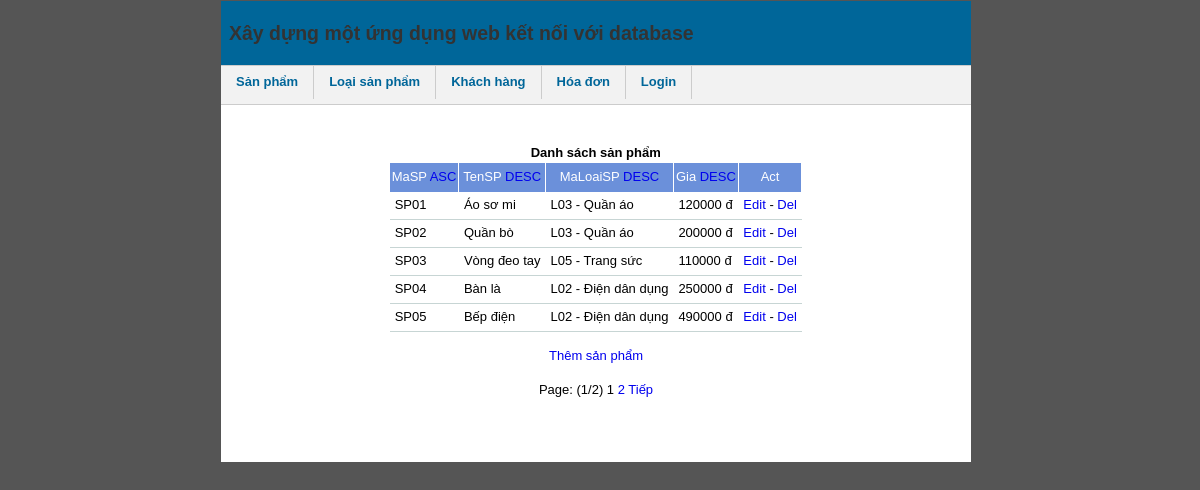
The page / on the database its author committed.
### tables this page shows
CREATE TABLE IF NOT EXISTS `sanpham` (
  `MaSP` varchar(10) NOT NULL,
  `TenSP` varchar(50) NOT NULL,
  `MaLoaiSP` varchar(10) NOT NULL,
  `Gia` varchar(10) NOT NULL,
  PRIMARY KEY(MaSP),
  FOREIGN KEY(MaLoaiSP) REFERENCES loaisanpham(MaLoaiSP)
);

CREATE TABLE IF NOT EXISTS `loaisanpham` (
  `MaLoaiSP` varchar(10) NOT NULL,
  `MoTa` text NOT NULL,
  PRIMARY KEY(MaLoaiSP)
);

### dssp.php (the view, shortened to what this page needs)
<center>
<?php
include("dbconnect.php");
$table = 'sanpham';
$ColID = 'MaSP';
$ColID2 = 'TenSP';
$ColID3 = 'MaLoaiSP';
$ColID4 = 'Gia';
$act = $_GET['act'];
if($act == 'del' && isset($_SESSION['admin'])) {
	$IDact = $_GET['IDact'];
	$sql = $mysql->query("DELETE FROM $table WHERE $ColID='$IDact'");
	if($sql) echo 'Đã xóa - <a href="'.$_SERVER['PHP_SELF'].'">Home</a>';
	else echo 'Không thể xóa - <a href="'.$_SERVER['PHP_SELF'].'">Home</a>';
} else {
if($_GET['sort1'] != '')
	$order_sql = "ORDER BY $ColID ".$_GET['sort1'];
else if($_GET['sort2'] != '')
	$order_sql = "ORDER BY $ColID2 ".$_GET['sort2'];
else if($_GET['sort3'] != '')
	$order_sql = "ORDER BY $ColID3 ".$_GET['sort3'];
else if($_GET['sort4'] != '')
	$order_sql = "ORDER BY $ColID4 ".$_GET['sort4'];
else $order_sql = "ORDER BY $ColID ASC";
$p_now = intval($_GET['page']);
$pp = 5;
$result = $mysql->query("SELECT * FROM $table");
$total =  $mysql->num_rows($result);
$numofpages = $total/$pp;
$numofpages = ceil($numofpages);
if ($p_now <= 0)
	$page = 1;
else {
	if ($p_now <= $numofpages)
		$page = $p_now;
	else
		$page = 1;
}
$limitvalue = $page * $pp - ($pp);
$limit = $mysql->query("SELECT * FROM sanpham, loaisanpham WHERE sanpham.MaLoaiSP=loaisanpham.MaloaiSP $order_sql LIMIT $limitvalue,$pp");
echo '<table class="table table-bordered table-striped table-hover table-condensed">';
echo '<thead><tr><td colspan = "5" style="text-align:center;"><b> Danh sách sản phẩm </b></td></tr></thead>';
echo '<thead>';
echo '<tr><th>MaSP <a href="?sort1='.(($_GET['sort1'] == 'ASC') ? 'DESC">DESC' : 'ASC">ASC').'</a></th>';
echo '<th>TenSP <a href="?sort2='.(($_GET['sort2'] == 'DESC') ? 'ASC">ASC' : 'DESC">DESC').'</a></th>';
echo '<th>MaLoaiSP <a href="?sort3='.(($_GET['sort3'] == 'DESC') ? 'ASC">ASC' : 'DESC">DESC').'</a></th>';
echo '<th>Gia <a href="?sort4='.(($_GET['sort4'] == 'DESC') ? 'ASC">ASC' : 'DESC">DESC').'</a></th>';
echo '<th>Act</th>';
echo '</tr></thead><tbody>';
while($data=mysql_fetch_array($limit)) {
	echo '<tr style="">';
	echo '<td>'.$data[$ColID].'</td>';
	echo '<td>'.$data[$ColID2].'</td>';
	echo '<td>'.$data[$ColID3].' - '.$data['MoTa'].'</td>';
	echo '<td>'.$data[$ColID4].' đ</td>';
	echo '<td><a href="?act=edit&IDact='.$data['MaSP'].'">Edit</a> - <a href="?act=del&IDact='.$data['MaSP'].'">Del</a></td>';
	echo '</tr>';
}
?>
</tbody></table><br />
<a href="?act=add">Thêm sản phẩm</a>
<br /><br /><?php
echo pagination($numofpages,$page);
}
?></center>

### index.php (shortened to what this page needs)
<!DOCTYPE html PUBLIC "-//W3C//DTD XHTML 1.0 Transitional//EN" "http://www.w3.org/TR/xhtml1/DTD/xhtml1-transitional.dtd">
<html xmlns="http://www.w3.org/1999/xhtml">
<head>
<link rel="stylesheet" href="style.css" type="text/css">
</head>
<body>
<div id="wrap">
   <h1> Xây dựng một ứng dụng web kết nối với database</h1>
   <ul id="nav">
      <li><a href="?index=dssp.php">Sản phẩm</a></li>
      <li><a href="?index=dslsp.php">Loại sản phẩm</a></li>
      <li><a href="?index=dskh.php">Khách hàng</a></li>
      <li><a href="?index=hd.php">Hóa đơn</a></li>
	  <?php if (!isset($_SESSION['admin']))
		echo '<li><a href="?index=login.php">Login</a></li>';
		else echo '<li><a href="?index=login.php&act=logout">Logout</a></li>';
	  ?>
   </ul>
   <div id="content">
      <p>
	  <?php
	  include($_SESSION['index']);
	  ?>
	  </p>
   </div>
</div>
</body>
</html>

### dbconnect.php (shortened to what this page needs)
<?php
function pagination($numofpages,$page_num) {
	if ($numofpages > 1) {
		$range = 8;
		$range_min = ($range % 2 == 0) ? ($range / 2) - 1 : ($range - 1)/2;
		$range_max = ($range % 2 == 0) ? $range_min + 1 : $range_min;
		$page_min = $page_num - $range_min;
		$page_max = $page_num + $range_max;
		$page_min = ($page_min < 1) ? 1 : $page_min;
		$page_max = ($page_max < ($page_min + $range - 1)) ? $page_min + $range - 1 : $page_max;
		if ($page_max > $numofpages) {
			$page_min = ($page_min> 1) ? $numofpages - $range + 1 : 1;
			$page_max = $numofpages;
		}
		$page_min = ($page_min < 1) ? 1 : $page_min;
		for ($i = $page_min;$i <= $page_max;$i++) {
			if ($i == $page_num)
				$page_pagination .= '<span class="current"> '.$i.' </span>';
			else
				$page_pagination .= '<a href="'.$_SERVER['PHP_SELF'].'?page='.$i.'#"> '.$i.' </a>';
		}
		if ($page_num < $numofpages) {
			$page_pagination .= '<a href="'.$_SERVER['PHP_SELF'].'?page='.($page_num + 1).'#"> Tiếp </a>';
		}
		$page_pagination = '<span class="sotrang">Page: ('.$page_num.'/'.$numofpages.') </span> '.$page_pagination;
	}
	return $page_pagination;
}
class mysql {
	function query($input){
		$q = @mysql_query($input) or $this->show_error("<b>Lỗi MySQL Query</b> : ".mysql_error(),$input);
		return $q;
	}
	function num_rows($query_id) {
		$nr = @mysql_num_rows($query_id);
		return $nr;
	}
}
$mysql = new mysql;
?>

### style.css (style rules this page uses)
body { font-family: Arial, Tahoma, Verdana, Arial, sans-serif;font-size: 13px;margin-left: 0px;margin-top: 1px; }
h1 { font-size: 30px;color: #133579;font-weight: bold;text-align: left;background: no-repeat top left;padding: 10px; margin-bottom: 2px; }
a { text-decoration:none; }
li { margin-bottom: 5px; }
table { font-size:13px;border-collapse: collapse; }
thead th { border-right: 1px solid #fff;color:#fff;text-align:center; padding:2px;height:25px;background-color: #6b90da;font-weight: normal; }
tbody td { padding:5px;text-align:left;border-bottom: 1px solid #c7d5d4; }

### index.php (style rules this page uses)
#nav { width: 100%; float: left; margin: 0 0 3em 0; padding: 0; list-style: none; background-color: #f2f2f2; border-bottom: 1px solid #ccc; border-top: 1px solid #ccc; }
#nav li { float: left; }
#nav li a { display: block; padding: 8px 15px; text-decoration: none; font-weight: bold; color: #069; border-right: 1px solid #ccc; }
body { background-color: #555; font: small/1.3 Arial, Helvetica, sans-serif; }
#wrap { width: 750px; margin: 0 auto; background-color: #fff; }
h1 { font-size: 1.5em; padding: 1em 8px; color: #333; background-color: #069; margin: 0; }
#content { padding: 0 50px 50px; }

### rows shown on the page
sanpham: MaSP "SP01", TenSP "Áo sơ mi", MaLoaiSP.MaLoaiSP "L03", MaLoaiSP.MoTa "Quần áo", Gia "120000"
sanpham: MaSP "SP02", TenSP "Quần bò", MaLoaiSP.MaLoaiSP "L03", MaLoaiSP.MoTa "Quần áo", Gia "200000"
sanpham: MaSP "SP03", TenSP "Vòng đeo tay", MaLoaiSP.MaLoaiSP "L05", MaLoaiSP.MoTa "Trang sức", Gia "110000"
sanpham: MaSP "SP04", TenSP "Bàn là", MaLoaiSP.MaLoaiSP "L02", MaLoaiSP.MoTa "Điện dân dụng", Gia "250000"
sanpham: MaSP "SP05", TenSP "Bếp điện", MaLoaiSP.MaLoaiSP "L02", MaLoaiSP.MoTa "Điện dân dụng", Gia "490000"

### other values the page prints
$page_num "1"
$numofpages "2"
